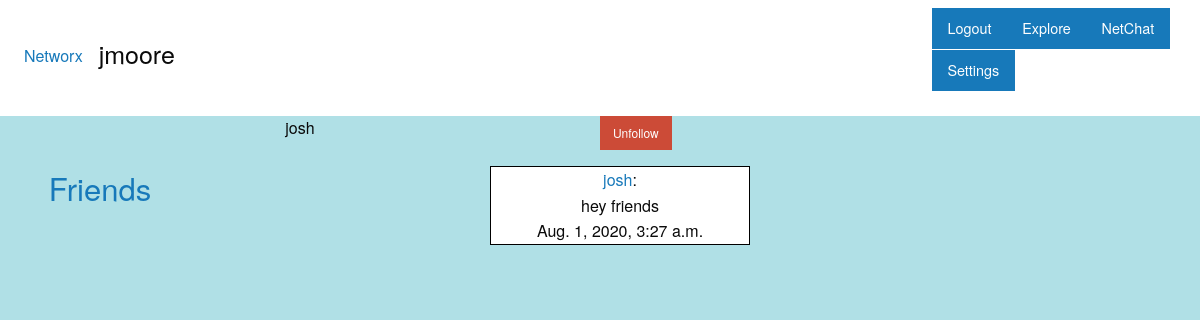
/28/ (signed in), run on the app's committed database.
### myapp/models.py (models this page shows)
class PostModel(models.Model):
    user = models.ForeignKey(User, on_delete=models.CASCADE, default=None)
    content = models.CharField(max_length=160)
    image = models.ImageField(upload_to='profile_image', blank=True, null=True)
    timeCreated = models.DateTimeField(auto_now_add=True)
    updated_at = models.DateTimeField(auto_now=True)
    def __str__(self):
        return self.content

### myapp/views.py (the view)
# urls.py: path('<int:id>/', views.userView),
def userView(request, id):
    li = models.PostModel.objects.all()#list of posts from guest user
    guestUser = models.User.objects.filter(id=id)[0]
    friend, created = models.Friend.objects.get_or_create(currentUser=request.user)
    friends = friend.users.all()
    guestFriend, created = models.Friend.objects.get_or_create(currentUser=guestUser)
    guestFriends = guestFriend.users.all()
    context = {
    "userPosts":li,
    "guestFriends": guestFriends,
    "guestUser":guestUser,
    "friends": friends,
    }
    if request.user.id == id:
        return redirect("/home/")
    else:
        return render(request,"userPage.html", context=context)

### myapp/templates/userPage.html (shortened to what this page needs)
{% extends "base.html" %}
{% load static %}
{% block topBar %}
<body>
  <div class=" columns small-12 medium-3">
    <div class="top-bar">
      <div class="top-bar-left">
        <ul class="dropdown menu" data-dropdown-menu>
          <li>
            <a href="/home">Networx</a>
          </li>
          <li>
            <h4>{{user.username}}</h4>
          </li>
        </ul>
      </div>
      <div class="top-bar-right">
        <ul class="button-group even-4">
          <li id="buttonItem">
            <a href="/login" class="button">Logout</a>
          </li>
          <li id="buttonItem">
            <a href="/explore" class="button">Explore</a>
          </li>
          <li id="buttonItem">
            <a href="/chat" class="button">NetChat</a>
          </li>
          <li id="buttonItem">
            <a href="/settings" class="button">Settings</a>
          </li>
      </div>
    </div>
  </div>
{% endblock %}
{% block body %}
<div class="grid-x">
  <div class="cell small-6">{{guestUser.username}}</div>
  {% if guestUser in friends %}
  <div class="row">
  <a href="/{{guestUser.id}}/remove">
  <button type="button" class="alert button small">Unfollow</button>
  </a>
</div>
  {% else %}
  <div class="row">
  <a href="/{{guestUser.id}}/add">
  <button type="button" class="success button small">Follow</button>
  </a>
</div>
  {% endif %}
</div>
<div class="grid-container fluid">
  <div class="grid-x grid-margin-x">
    <div class="cell small-2 ">
      <a href="/friends/{{guestUser.id}}">
      <h3> Friends </h3>
      </a>
    </div>
  <div class="cell small-8">
  {% for post in userPosts reversed %}
    <ul>
      {% if post.user in guestFriends %}
      <li id="postItem">
        <div class="row">
          <a href="/{{post.user.id}}/">{{post.user}}</a>:
        </div>
          {{post}}
          {% if post.image %}
           <a href="{{post.image.url}}">
           <img src="{{post.image.url}}" width="240">
           </a>
           {% endif %}
        <div class="row">
          {{post.timeCreated}}
        </div>
      </li>
    </ul>
      {% elif post.user == guestUser %}
      <li id="postItem">
        <div class="row">
          <a href="/{{post.user.id}}/">{{post.user}}</a>:
        </div>
          {{post}}
        <div class="row">
          {{post.timeCreated}}
        </div>
      </li>
      {% endif %}
    </ul>
  {% endfor %}
</div>
</div>
</div>
{% endblock %}

### myapp/templates/base.html (style rules this page uses)
body { background:powderblue; }
#postItem { word-break: break-word; margin:0 0 10px 0; background-color: white; list-style-type: none; border: 1px solid black; border-spacing: 100px }
#buttonItem { list-style-type:none; }

### myapp/templates/userPage.html (style rules this page uses)
body { background:powderblue; }
#postItem { word-break: break-word; margin:0 0 10px 0; background-color: white; list-style-type: none; border: 1px solid black; border-spacing: 100px }
#buttonItem { list-style-type:none; }

### data on the page
PostModel: user "josh", content "hey friends", timeCreated "Aug. 1, 2020, 3:27 a.m."

### other printed values
{{ user.username }} "jmoore"
{{ guestUser.username }} "josh"
